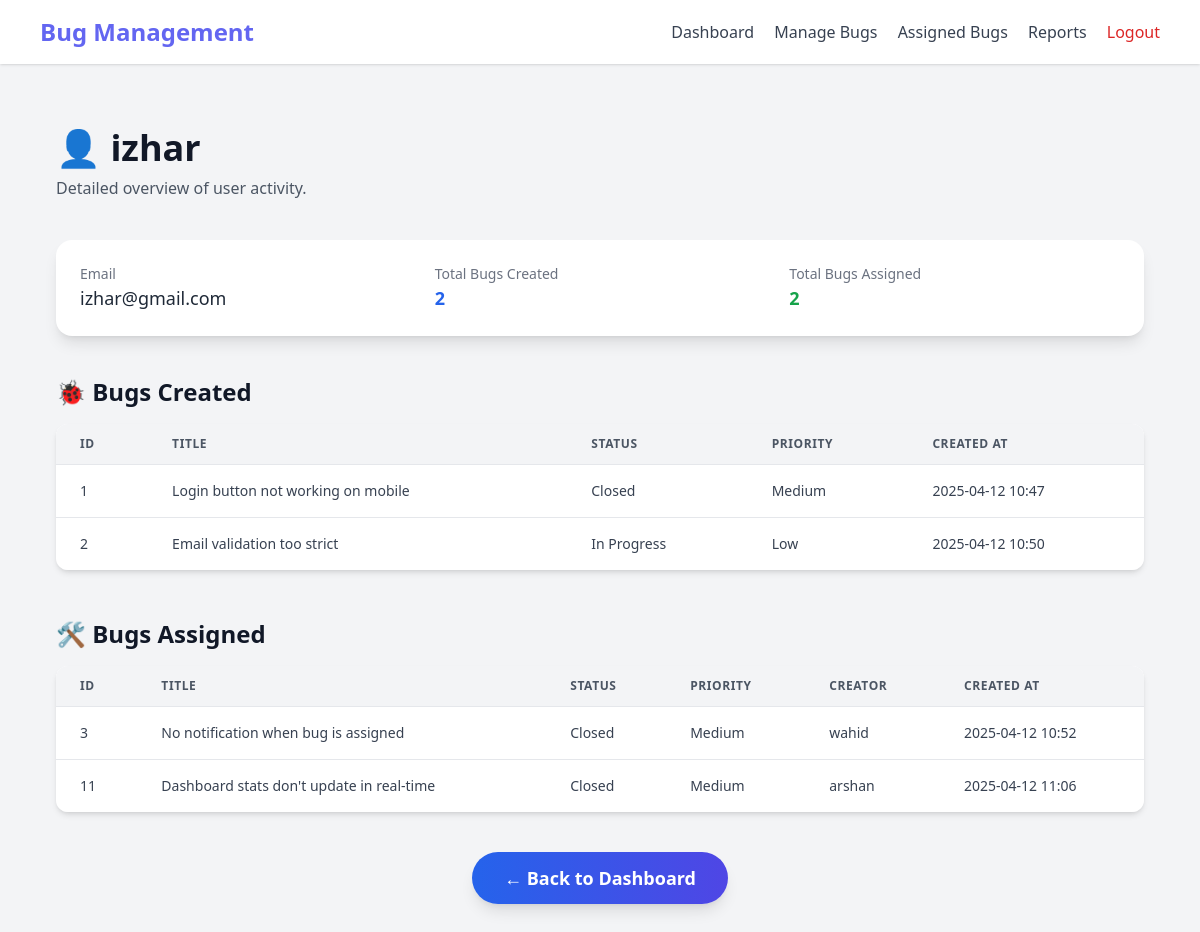
The app's page /admin/user/2 (signed in) with its own data.
### app.py (models this page shows, shortened)
class User(UserMixin, db.Model):
    id = db.Column(db.Integer, primary_key=True)
    username = db.Column(db.String(80), unique=True, nullable=False)
    email = db.Column(db.String(120), unique=True, nullable=False)
    password_hash = db.Column(db.String(128))
    is_admin = db.Column(db.Boolean, default=False)
    bugs_created = db.relationship('Bug', backref='creator', lazy=True, foreign_keys='Bug.creator_id')
    bugs_assigned = db.relationship('Bug', backref='assignee', lazy=True, foreign_keys='Bug.assignee_id')

class Bug(db.Model):
    id = db.Column(db.Integer, primary_key=True)
    title = db.Column(db.String(100), nullable=False)
    description = db.Column(db.Text, nullable=False)
    status = db.Column(db.String(20), default='Open')
    priority = db.Column(db.String(20), default='Medium')
    created_at = db.Column(db.DateTime, default=datetime.utcnow)
    updated_at = db.Column(db.DateTime, default=datetime.utcnow, onupdate=datetime.utcnow)
    creator_id = db.Column(db.Integer, db.ForeignKey('user.id'), nullable=False)
    assignee_id = db.Column(db.Integer, db.ForeignKey('user.id'))

### app.py (the view)
@app.route('/admin/user/<int:user_id>')
@login_required
def user_details(user_id):
    if not current_user.is_admin:
        return redirect(url_for('user_dashboard'))
    user = User.query.get_or_404(user_id)
    bugs_created = Bug.query.filter_by(creator_id=user.id).all()
    bugs_assigned = Bug.query.filter_by(assignee_id=user.id).all()
    return render_template('admin/user_details.html',
                         user=user,
                         bugs_created=bugs_created,
                         bugs_assigned=bugs_assigned)

### app.py (called while the page is built)
@login_manager.user_loader
def load_user(user_id):
    return User.query.get(int(user_id))

### templates/admin/user_details.html (shortened to what this page needs)
{% extends "base.html" %}
{% block content %}
<div class="max-w-6xl mx-auto px-4 py-10 animate-fade-in space-y-10">
  <div class="space-y-2">
    <h1 class="text-4xl font-bold text-gray-900 dark:text-white">👤 {{ user.username }}</h1>
    <p class="text-gray-600 dark:text-gray-300">Detailed overview of user activity.</p>
  </div>
  <div class="bg-white dark:bg-gray-800 rounded-2xl shadow-lg p-6 grid grid-cols-1 md:grid-cols-3 gap-6 transition duration-300 hover:shadow-xl">
    <div>
      <p class="text-sm text-gray-500 dark:text-gray-400">Email</p>
      <p class="text-lg font-medium text-gray-800 dark:text-gray-100">{{ user.email }}</p>
    </div>
    <div>
      <p class="text-sm text-gray-500 dark:text-gray-400">Total Bugs Created</p>
      <p class="text-lg font-semibold text-blue-600 dark:text-blue-400">{{ bugs_created|length }}</p>
    </div>
    <div>
      <p class="text-sm text-gray-500 dark:text-gray-400">Total Bugs Assigned</p>
      <p class="text-lg font-semibold text-green-600 dark:text-green-400">{{ bugs_assigned|length }}</p>
    </div>
  </div>
  <section>
    <h2 class="text-2xl font-semibold text-gray-900 dark:text-white mb-4">🐞 Bugs Created</h2>
    <div class="overflow-x-auto rounded-xl shadow-md animate-slide-up">
      <table class="min-w-full bg-white dark:bg-gray-900 text-sm text-left text-gray-700 dark:text-gray-300">
        <thead class="bg-gray-100 dark:bg-gray-700 uppercase text-xs tracking-wider text-gray-600 dark:text-gray-300">
          <tr>
            <th class="px-6 py-3">ID</th>
            <th class="px-6 py-3">Title</th>
            <th class="px-6 py-3">Status</th>
            <th class="px-6 py-3">Priority</th>
            <th class="px-6 py-3">Created At</th>
          </tr>
        </thead>
        <tbody>
          {% for bug in bugs_created %}
          <tr class="border-t border-gray-200 dark:border-gray-700 hover:bg-gray-50 dark:hover:bg-gray-800 transition duration-150">
            <td class="px-6 py-4">{{ bug.id }}</td>
            <td class="px-6 py-4">{{ bug.title }}</td>
            <td class="px-6 py-4">{{ bug.status }}</td>
            <td class="px-6 py-4">{{ bug.priority }}</td>
            <td class="px-6 py-4">{{ bug.created_at.strftime('%Y-%m-%d %H:%M') }}</td>
          </tr>
          {% endfor %}
        </tbody>
      </table>
    </div>
  </section>
  <section>
    <h2 class="text-2xl font-semibold text-gray-900 dark:text-white mt-12 mb-4">🛠️ Bugs Assigned</h2>
    <div class="overflow-x-auto rounded-xl shadow-md animate-slide-up">
      <table class="min-w-full bg-white dark:bg-gray-900 text-sm text-left text-gray-700 dark:text-gray-300">
        <thead class="bg-gray-100 dark:bg-gray-700 uppercase text-xs tracking-wider text-gray-600 dark:text-gray-300">
          <tr>
            <th class="px-6 py-3">ID</th>
            <th class="px-6 py-3">Title</th>
            <th class="px-6 py-3">Status</th>
            <th class="px-6 py-3">Priority</th>
            <th class="px-6 py-3">Creator</th>
            <th class="px-6 py-3">Created At</th>
          </tr>
        </thead>
        <tbody>
          {% for bug in bugs_assigned %}
          <tr class="border-t border-gray-200 dark:border-gray-700 hover:bg-gray-50 dark:hover:bg-gray-800 transition duration-150">
            <td class="px-6 py-4">{{ bug.id }}</td>
            <td class="px-6 py-4">{{ bug.title }}</td>
            <td class="px-6 py-4">{{ bug.status }}</td>
            <td class="px-6 py-4">{{ bug.priority }}</td>
            <td class="px-6 py-4">{{ bug.creator.username }}</td>
            <td class="px-6 py-4">{{ bug.created_at.strftime('%Y-%m-%d %H:%M') }}</td>
          </tr>
          {% endfor %}
        </tbody>
      </table>
    </div>
  </section>
  <div class="mt-12 text-center">
    <a href="{{ url_for('admin_dashboard') }}"
       class="inline-block bg-gradient-to-r from-blue-600 to-indigo-600 text-white px-8 py-3 rounded-full text-lg font-semibold shadow-lg hover:shadow-xl transform hover:-translate-y-1 transition duration-300 animate-bounce-once">
      ← Back to Dashboard
    </a>
  </div>
</div>
{% endblock %}

### records on screen
User: username "izhar", email "izhar@gmail.com"
Bug: id "1", title "Login button not working on mobile", status "Closed", priority "Medium", created_at "2025-04-12 10:47"
Bug: id "2", title "Email validation too strict", status "In Progress", priority "Low", created_at "2025-04-12 10:50"
Bug: id "3", title "No notification when bug is assigned", status "Closed", priority "Medium", creator.username "wahid", created_at "2025-04-12 10:52"
Bug: id "11", title "Dashboard stats don't update in real-time", status "Closed", priority "Medium", creator.username "arshan", created_at "2025-04-12 11:06"

### other values on screen
{{ bugs_created|length }} "2"
{{ bugs_assigned|length }} "2"
